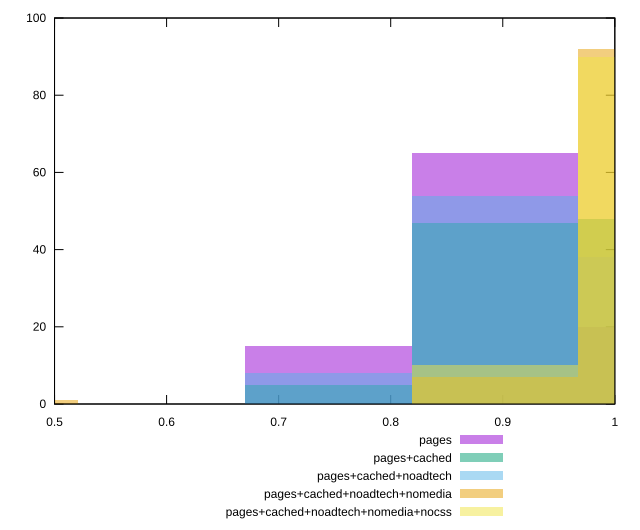

Here is the gnuplot script that generated this plot:
reset

$pages <<EOF
0.7441974060330849 15
0.893036887239702 65
1.041876368446319 20
EOF

$pagesCached <<EOF
0.893036887239702 47
0.7441974060330849 5
1.041876368446319 48
EOF

$pagesCachedNoadtech <<EOF
0.7441974060330849 8
1.041876368446319 38
0.893036887239702 54
EOF

$pagesCachedNoadtechNomedia <<EOF
0.446518443619851 1
1.041876368446319 92
0.893036887239702 7
EOF

$pagesCachedNoadtechNomediaNocss <<EOF
1.041876368446319 90
0.893036887239702 10
EOF

set key outside below
set boxwidth 0.148839481206617
set xrange [0.5:1]
set yrange [0:100]
set trange [0:100]
set style fill transparent solid 0.5 noborder
set terminal svg size 640, 530 enhanced background rgb 'white'
set output "report_00019_2021-02-10T18-14-37.922Z//uses-http2/comparison/histogram/all_score.svg"

plot $pages title "pages" with boxes, \
     $pagesCached title "pages+cached" with boxes, \
     $pagesCachedNoadtech title "pages+cached+noadtech" with boxes, \
     $pagesCachedNoadtechNomedia title "pages+cached+noadtech+nomedia" with boxes, \
     $pagesCachedNoadtechNomediaNocss title "pages+cached+noadtech+nomedia+nocss" with boxes

reset
